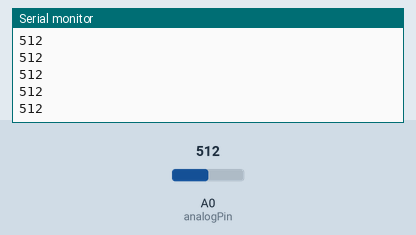
A sketch run on a simulated Arduino Uno, built with avr-gcc and run on an emulated ATmega328P. Parts: the last lines printed to the serial monitor. The inputs (shaded band) are chosen by the test bench; at power-on: A0 (analogPin) = 512.

Above: at 1.2 s.
1.3 s: A0 (analogPin) set to 716
At 2.4 s:
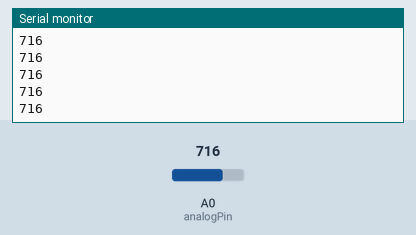
2.8 s: A0 (analogPin) set to 900
At 3.7 s:
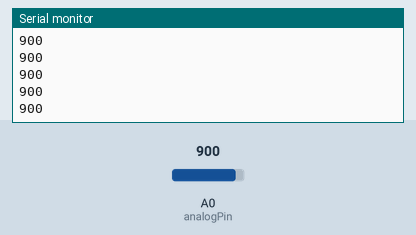
Timing chart, 0 to 5.8 s (numbered marks = the images above; inputs shaded):
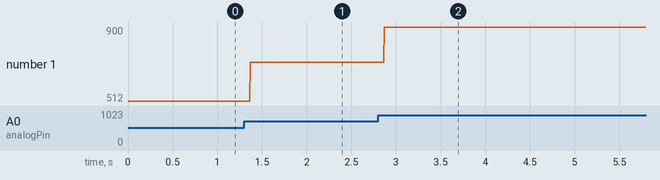

Measured:
- after the input at 1.3 s, the serial monitor: prints a new line after 0.07 s (image 1)
- after the input at 2.8 s, the serial monitor: prints a new line after 0.07 s (image 2)
- plotted number 1: 512 → 716 after the input at 1.3 s, 716 → 900 after the input at 2.8 s

The sketch:

LightSensorRaw.ino
```cpp
const int analogPin = A0;

void setup() {
  // put your setup code here, to run once:
  Serial.begin(9600);
}

void loop() {
  // put your main code here, to run repeatedly:
  Serial.println(analogRead(analogPin));
}
```
